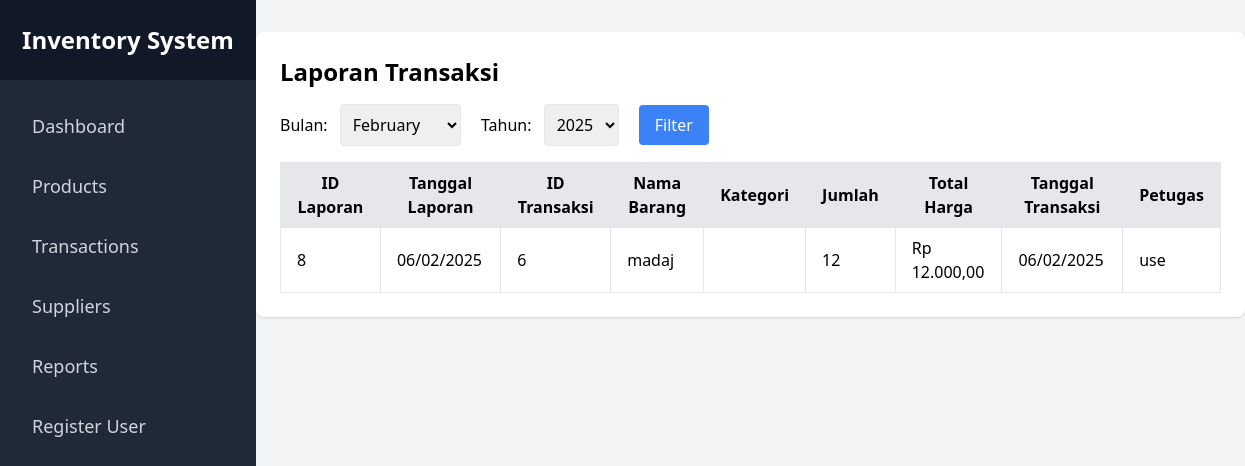
Screenshot of /public/reports.php (signed in) with the database file from the repository.
### tables this page shows
CREATE TABLE `transaksi` (
  `id_transaksi` int(11) NOT NULL,
  `id_barang` int(11) DEFAULT NULL,
  `jumlah` int(11) NOT NULL,
  `total_harga` decimal(10,2) NOT NULL,
  `tanggal_transaksi` date NOT NULL,
  `id_user` int(11) NOT NULL
);

CREATE TABLE `barang` (
  `id_barang` int(11) NOT NULL,
  `nama_barang` varchar(255) NOT NULL,
  `id_kategori` int(11) DEFAULT NULL,
  `id_supplier` int(11) DEFAULT NULL,
  `harga` decimal(10,2) NOT NULL,
  `stok` int(11) DEFAULT 0
);

CREATE TABLE `user` (
  `id_user` int(11) NOT NULL,
  `username` varchar(255) NOT NULL,
  `email` varchar(255) NOT NULL,
  `password` varchar(255) NOT NULL,
  `role` enum('admin','petugas') NOT NULL,
  `tanggal_dibuat` timestamp NOT NULL DEFAULT current_timestamp()
);

### public/reports.php (the view, shortened to what this page needs)
<?php
require_once __DIR__ . '/../app/koneksi.php';
$bulan = isset($_GET['bulan']) ? (int) $_GET['bulan'] : (int) date('m');
$tahun = isset($_GET['tahun']) ? (int) $_GET['tahun'] : (int) date('Y');
$query = "SELECT
            COALESCE(l.id_laporan, '-') AS id_laporan,
            COALESCE(l.tgl_laporan, t.tanggal_transaksi) AS tgl_laporan,
            t.id_transaksi,
            b.nama_barang,
            k.nama_kategori,
            t.jumlah,
            t.total_harga,
            t.tanggal_transaksi,
            u.username AS petugas
          FROM transaksi t
          LEFT JOIN laporan l ON t.id_transaksi = l.id_transaksi
          LEFT JOIN barang b ON t.id_barang = b.id_barang
          LEFT JOIN kategori k ON b.id_kategori = k.id_kategori
          LEFT JOIN user u ON t.id_user = u.id_user
          WHERE MONTH(t.tanggal_transaksi) = :bulan AND YEAR(t.tanggal_transaksi) = :tahun";
$stmt = $db->prepare($query);
$stmt->execute(['bulan' => $bulan, 'tahun' => $tahun]);
$laporan = $stmt->fetchAll(PDO::FETCH_ASSOC);
?>
<!DOCTYPE html>
<html lang="id">
<head>
    <script src="https://cdn.tailwindcss.com"></script>
</head>
<body class="bg-gray-100 flex">
    <div class="w-64 h-screen bg-gray-800 fixed">
        <div class="flex items-center justify-center h-20 bg-gray-900">
            <h1 class="text-white text-2xl font-bold">Inventory System</h1>
        </div>
        <nav class="mt-4">
            <a href="dashboard.php" class="block text-gray-300 py-4 px-6 hover:bg-gray-700 text-lg <?php echo ($current_page == 'dashboard.php') ? 'bg-gray-700' : ''; ?>">
                <i class="fas fa-tachometer-alt mr-2"></i>Dashboard
            </a>
            <a href="products.php" class="block text-gray-300 py-4 px-6 hover:bg-gray-700 text-lg">
                <i class="fas fa-box mr-2"></i>Products
            </a>
            <a href="transaksi.php" class="block text-gray-300 py-4 px-6 hover:bg-gray-700 text-lg">
                <i class="fas fa-exchange-alt mr-2"></i>Transactions
            </a>
            <a href="suppliers.php" class="block text-gray-300 py-4 px-6 hover:bg-gray-700 text-lg">
                <i class="fas fa-truck mr-2"></i>Suppliers
            </a>
            <a href="reports.php" class="block text-gray-300 py-4 px-6 hover:bg-gray-700 text-lg">
                <i class="fas fa-chart-bar mr-2"></i>Reports
            </a>
            <a href="register2.php" class="block text-gray-300 py-4 px-6 hover:bg-gray-700 text-lg">
                <i class="fas fa-user-plus mr-2"></i>Register User
            </a>
        </nav>
    </div>
    <div class="container mx-auto bg-white p-6 rounded-lg shadow ml-64 mt-8">
        <h1 class="text-2xl font-bold mb-4">Laporan Transaksi</h1>
        <form method="GET" class="mb-4">
            <label class="mr-2">Bulan:</label>
            <select name="bulan" class="border rounded p-2">
                <?php for ($i = 1; $i <= 12; $i++): ?>
                    <option value="<?php echo $i; ?>" <?php echo ($i == $bulan) ? 'selected' : ''; ?>><?php echo date('F', mktime(0, 0, 0, $i, 1)); ?></option>
                <?php endfor; ?>
            </select>
            <label class="ml-4 mr-2">Tahun:</label>
            <select name="tahun" class="border rounded p-2">
                <?php for ($y = date('Y'); $y >= 2000; $y--): ?>
                    <option value="<?php echo $y; ?>" <?php echo ($y == $tahun) ? 'selected' : ''; ?>><?php echo $y; ?></option>
                <?php endfor; ?>
            </select>
            <button type="submit" class="ml-4 bg-blue-500 text-white px-4 py-2 rounded">Filter</button>
        </form>
        <table class="min-w-full bg-white border border-gray-300">
            <thead>
                <tr class="bg-gray-200">
                    <th class="py-2 px-4 border">ID Laporan</th>
                    <th class="py-2 px-4 border">Tanggal Laporan</th>
                    <th class="py-2 px-4 border">ID Transaksi</th>
                    <th class="py-2 px-4 border">Nama Barang</th>
                    <th class="py-2 px-4 border">Kategori</th>
                    <th class="py-2 px-4 border">Jumlah</th>
                    <th class="py-2 px-4 border">Total Harga</th>
                    <th class="py-2 px-4 border">Tanggal Transaksi</th>
                    <th class="py-2 px-4 border">Petugas</th>
                </tr>
            </thead>
            <tbody>
                <?php if (!empty($laporan)): ?>
                    <?php foreach ($laporan as $row): ?>
                        <tr class="border-t">
                            <td class="py-2 px-4 border"><?php echo htmlspecialchars($row['id_laporan']); ?></td>
                            <td class="py-2 px-4 border"><?php echo date('d/m/Y', strtotime($row['tgl_laporan'])); ?></td>
                            <td class="py-2 px-4 border"><?php echo htmlspecialchars($row['id_transaksi']); ?></td>
                            <td class="py-2 px-4 border"><?php echo htmlspecialchars($row['nama_barang']); ?></td>
                            <td class="py-2 px-4 border"><?php echo htmlspecialchars($row['nama_kategori']); ?></td>
                            <td class="py-2 px-4 border"><?php echo htmlspecialchars($row['jumlah']); ?></td>
                            <td class="py-2 px-4 border">Rp <?php echo number_format($row['total_harga'], 2, ',', '.'); ?></td>
                            <td class="py-2 px-4 border"><?php echo date('d/m/Y', strtotime($row['tanggal_transaksi'])); ?></td>
                            <td class="py-2 px-4 border"><?php echo htmlspecialchars($row['petugas']); ?></td>
                        </tr>
                    <?php endforeach; ?>
                <?php else: ?>
                    <tr>
                        <td colspan="9" class="text-center py-4 text-red-500">Tidak ada data yang ditemukan.</td>
                    </tr>
                <?php endif; ?>
            </tbody>
        </table>
    </div>
</body>
</html>

### rows the page displays
transaksi: id_laporan "8", tgl_laporan "06/02/2025", id_transaksi "6", id_barang.nama_barang "madaj", jumlah "12", total_harga "12.000,00", tanggal_transaksi "06/02/2025", id_user.username "use"

### other values shown
form field bulan "February"
form field tahun "2025"
